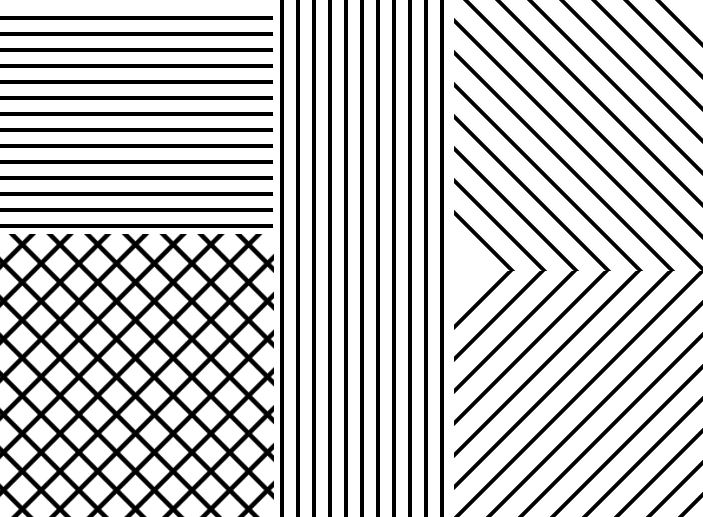
#> input picture Diplomarbeit_Anna/Python/filter_tutorial/images/synthetic.jpg, 703 x 517 px
$ python edge_detection.py
#> lines starting #> are read from the running program, lines starting #| are printed output that depends on the picture
from skimage import io, filters, feature
import matplotlib.pyplot as plt
from skimage.color import rgb2gray
import cv2
import numpy as np
from skimage.filters import roberts, sobel, scharr, prewitt, farid


img = io.imread('images/synthetic.jpg', 1)
#> img is the input picture: shape (517, 703) float64; min 0, max 1, mean 0.766

print(img.shape)
#| (517, 703)

#Edge detection

roberts_img = roberts(img)
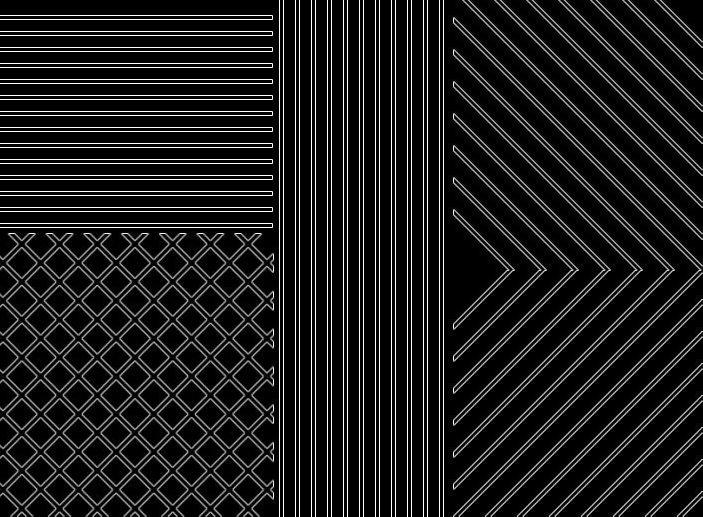
#> roberts_img: shape (517, 703) float64; min 0, max 1, mean 0.114
sobel_img = sobel(img)
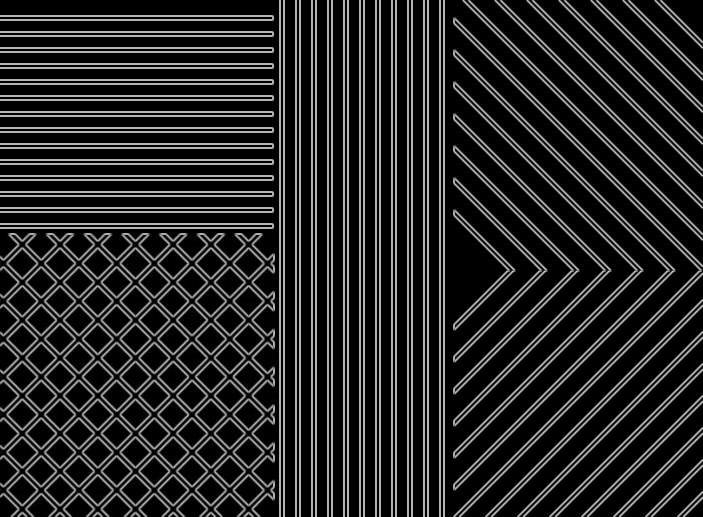
#> sobel_img: shape (517, 703) float64; min 0, max 0.753, mean 0.155
scharr_img = scharr(img)
prewitt_img = prewitt(img)
farid_img = farid(img)
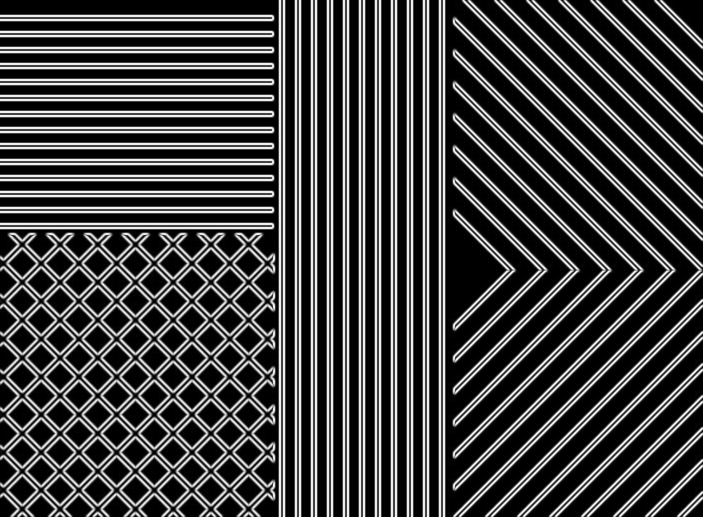
#> farid_img: shape (517, 703) float64; min 6.31e-18, max 0.29, mean 0.0748; drawn with min black and max white

plt.imshow(img, cmap="gray")
plt.show()
plt.imshow(roberts_img, cmap="gray")
plt.show()
plt.imshow(roberts_img, cmap="gray")
plt.show()
plt.imshow(scharr_img, cmap="gray")
plt.show()
plt.imshow(prewitt_img, cmap="gray")
plt.show()
plt.imshow(farid_img, cmap="gray")
plt.show()
